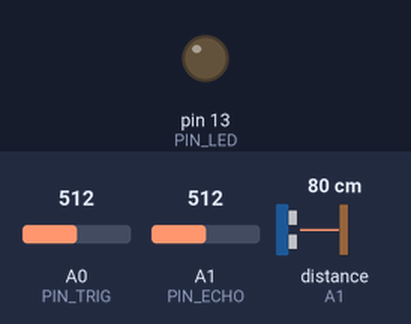
The sketch below on a simulated Arduino Uno, built with avr-gcc and run on an emulated ATmega328P. Shown: output pins drawn as LEDs (lit = HIGH). Wiring (inferred from the names in the program): ultrasonic range finder: trigger A0; echo A1. Inputs (shaded band) come from the test bench; at power-on: A0 (PIN_TRIG) = 512, A1 (PIN_ECHO) = 512, distance to the obstacle (sensor on A1) 80 cm. The echo pulse lasts 58.3 µs per cm; pins used as bus, display or sensor lines are not drawn; what the sketch prints to the serial monitor is not drawn.

Above: at 0.1 s.
At 1.6 s:
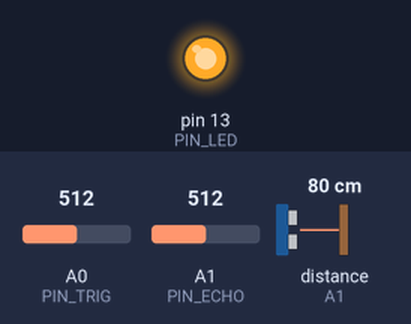
1.7 s: A0 (PIN_TRIG) set to 415
3.2 s: A0 (PIN_TRIG) set to 385
10.3 s: A1 (PIN_ECHO) set to 409
11.8 s: A1 (PIN_ECHO) set to 387
Timing chart, 0 to 14.8 s (numbered marks = the images above; inputs shaded):
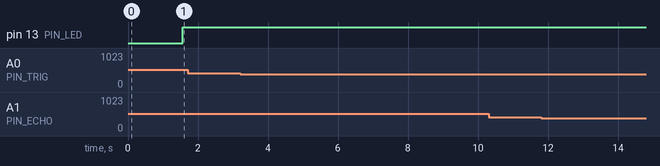

Measured:
- after the input at 1.7 s, every drawn part: stays the same
- after the input at 3.2 s, every drawn part: stays the same
- after the input at 10.3 s, every drawn part: stays the same
- after the input at 11.8 s, every drawn part: stays the same

The sketch:

USProbe.ino
```cpp
/* ===========================================================================
 *  USProbe —— 超声波"到底是哪一环坏了"的分层诊断
 *  ---------------------------------------------------------------------------
 *  UltrasonicTest 只能告诉你"没回波"，本固件把"没回波"拆成 5 个可判定的问题：
 *
 *    [V]   UNO 自身 5V 是否正常（借内部 1.1V 基准反算 VCC）
 *    [P]   Echo 那根线是不是短到 GND 了（拉内部上拉仍读 0 = 短路）
 *    [I]   不触发时 Echo 有没有自己乱跳（长时间 0 说明线真接着东西，
 *          乱跳说明是根悬空天线，根本没插到模块）
 *    [T]   10us / 20us / 50us 三种触发脉宽各打 5 发，看有没有上升沿
 *    [L]   自动识别"回环假象"：Trig 和 Echo 被短接时也会立刻出现一个极短的
 *          高电平，这种情况会被单独标出来，不会误判成测距成功
 *
 *  串口 115200，每 1.5 秒打一行：
 *      V=4980 PULL=1 FLOAT=0 IDLE=0/300 T10=0/5 T20=0/5 T50=0/5
 *
 *  正常（接好模块、前面有东西）应该看到： V=49xx  PULL=1  T10=5/5
 *  完全没接东西：                          IDLE>0（悬空乱跳）  T*=0/5
 *  VCC 只有 3V 左右 → 供电不足，模块不会工作
 *
 *  ★ 不驱动电机，轮子不会转。
 * =========================================================================*/

#include <Arduino.h>

const uint8_t PIN_TRIG = A0;
const uint8_t PIN_ECHO = A1;
const uint8_t PIN_LED  = 13;

const uint8_t  TRIES    = 5;
const uint16_t ECHO_TO  = 25000;   // us，约 4.3m
const uint16_t CYCLE_MS = 1500;

/* ---------------------------------------------------------------------------
 *  用内部 1.1V 带隙基准反算 VCC（mV）。
 *  原理：ADC 参考选 1.1V 内部基准，测它的读数 adc，
 *        则 VCC = 1.1V * 1024 / adc。不需要任何外部元件。
 * ------------------------------------------------------------------------- */
long readVccMv()
{
  ADMUX  = _BV(REFS0) | _BV(MUX3) | _BV(MUX2) | _BV(MUX1);
  delay(2);
  ADCSRA |= _BV(ADSC);
  while (bit_is_set(ADCSRA, ADSC)) { }
  const uint16_t adc = ADC;
  if (adc == 0) { return 0; }
  return 1125300L / (long)adc;
}

/* 拉上拉读一次：返回 0 表示这根线被硬拉在 GND（短路 / 模块把脚拉住） */
uint8_t probePullup()
{
  pinMode(PIN_ECHO, INPUT_PULLUP);
  delay(3);
  return (uint8_t)digitalRead(PIN_ECHO);
}

/* 释放上拉后读一次：悬空线常见结果是随机 0/1 */
uint8_t probeFloat()
{
  digitalWrite(PIN_ECHO, LOW);   // 清掉上拉锁存
  pinMode(PIN_ECHO, INPUT);
  delay(2);
  return (uint8_t)digitalRead(PIN_ECHO);
}

/* 检查 Trig 这一路电气状态：拉上拉后读。
 *   1 = 正常（接的是模块的高阻输入，或被外部上拉）
 *   0 = 这根线被硬拉在 GND —— Trig 永远是低电平，模块根本不会发射，
 *       表现就是"完全没回波"。此时最大嫌疑是插座线序把 A0 排到了 GND 上。 */
uint8_t probeTrig()
{
  pinMode(PIN_TRIG, INPUT_PULLUP);
  delay(3);
  const uint8_t v = (uint8_t)digitalRead(PIN_TRIG);
  pinMode(PIN_TRIG, OUTPUT);
  digitalWrite(PIN_TRIG, LOW);
  return v;
}

/* ---------------------------------------------------------------------------
 *  关键判据：给引脚开内部上拉（约 30k 到 5V），再读模拟量。
 *  digitalRead 只能分出"0 或 1"，但 0 有两种成因，处理方式完全不同：
 *
 *    读数 ~0     (0.00V)  → 这根线被【硬短到 GND】。线序错、插反、焊点搭地。
 *    读数 ~100~200(0.5~1V) → 芯片【没通电】。上拉电流经内部 ESD 保护二极管
 *                            灌进它那条 0V 的 VCC 轨，被钳在 0.7V 左右。
 *                            → 模块 VCC 没接上 / 5V 没送过来。
 *    读数 ~1000  (5V)     → 线是通的、对端是高阻输入，电气上正常。
 *
 *  这个区别是本次排查的核心：一个要改线序，一个要查供电。
 * ------------------------------------------------------------------------- */
uint16_t pullupAdc(uint8_t pin)
{
  pinMode(pin, INPUT_PULLUP);
  delay(5);
  return (uint16_t)analogRead(pin);
}

void reportLine(uint16_t adc, bool isEcho)
{
  if (adc <= 20)
  {
    /* Echo 空闲时本来就被推挽驱动拉低，所以 0 不代表短路 */
    Serial.print(isEcho ? F("推挽拉低") : F("短地"));
  }
  else if (adc <= 400) { Serial.print(F("无供电钳位")); }
  else                 { Serial.print(F("正常高阻")); }
}

/* 不触发，纯采样：数 300 次里有多少次读到 HIGH */
uint16_t probeIdle()
{
  uint16_t hi = 0;
  for (uint16_t i = 0; i < 300; i++)
  {
    if (digitalRead(PIN_ECHO)) { hi++; }
    delayMicroseconds(20);
  }
  return hi;
}

/* 打一发，返回回波宽度（us）；0 = 完全没上升沿 */
uint16_t fire(uint8_t trigUs)
{
  digitalWrite(PIN_TRIG, LOW);
  delayMicroseconds(3);
  digitalWrite(PIN_TRIG, HIGH);
  delayMicroseconds(trigUs);
  digitalWrite(PIN_TRIG, LOW);

  const unsigned long us = pulseIn(PIN_ECHO, HIGH, ECHO_TO);
  return (us > 65535UL) ? 65535 : (uint16_t)us;
}

/* 同一脉宽连打 TRIES 发，返回命中的次数，并记录最短/最长脉宽 */
uint8_t burst(uint8_t trigUs, uint16_t &minUs, uint16_t &maxUs)
{
  uint8_t hit = 0;
  minUs = 65535;
  maxUs = 0;
  for (uint8_t i = 0; i < TRIES; i++)
  {
    const uint16_t us = fire(trigUs);
    if (us > 0)
    {
      hit++;
      if (us < minUs) { minUs = us; }
      if (us > maxUs) { maxUs = us; }
    }
    delay(70);                   // 手册要求间隔 >= 60ms
  }
  if (hit == 0) { minUs = 0; maxUs = 0; }
  return hit;
}

void setup()
{
  Serial.begin(115200);

  pinMode(PIN_LED, OUTPUT);
  digitalWrite(PIN_LED, LOW);

  pinMode(PIN_TRIG, OUTPUT);
  digitalWrite(PIN_TRIG, LOW);
  pinMode(PIN_ECHO, INPUT);

  delay(400);
  Serial.println();
  Serial.println(F("### US PROBE v1 ###"));
  Serial.println(F("Trig=A0  Echo=A1  VCC=5V  GND"));
  Serial.println(F("V= mVolt  PULL=1正常/0短地  IDLE=悬空跳变数"));
  Serial.println(F("T10/T20/T50 = 各5发里收到几次回波"));
  Serial.println(F("------------------------------------------"));
}

void loop()
{
  const long vcc = readVccMv();

  /* 先做电气体检：开上拉 + 读模拟量，区分"短地"与"模块无供电" */
  const uint16_t adcTrig = pullupAdc(PIN_TRIG);
  const uint16_t adcEcho = pullupAdc(PIN_ECHO);

  pinMode(PIN_TRIG, OUTPUT);
  digitalWrite(PIN_TRIG, LOW);
  pinMode(PIN_ECHO, INPUT);
  delay(5);

  const uint16_t idle = probeIdle();

  uint16_t mn10, mx10, mn20, mx20, mn50, mx50;
  const uint8_t h10 = burst(10, mn10, mx10);
  const uint8_t h20 = burst(20, mn20, mx20);
  const uint8_t h50 = burst(50, mn50, mx50);

  Serial.print(F("V="));
  Serial.print(vcc);
  Serial.print(F(" Trig="));
  Serial.print(adcTrig);
  Serial.print(F("("));
  reportLine(adcTrig, false);
  Serial.print(F(") Echo="));
  Serial.print(adcEcho);
  Serial.print(F("("));
  reportLine(adcEcho, true);
  Serial.print(F(") IDLE="));
  Serial.print(idle);
  Serial.print(F("/300 T10="));
  Serial.print(h10);
  Serial.print(F("/5 T20="));
  Serial.print(h20);
  Serial.print(F("/5 T50="));
  Serial.print(h50);
  Serial.print(F("/5"));

  const uint8_t best = (h10 > h20) ? ((h10 > h50) ? h10 : h50)
                                   : ((h20 > h50) ? h20 : h50);

  if (best > 0)
  {
    digitalWrite(PIN_LED, HIGH);

    const uint16_t mn = (h50 > 0) ? mn50 : ((h20 > 0) ? mn20 : mn10);
    const uint16_t mx = (h50 > 0) ? mx50 : ((h20 > 0) ? mx20 : mx10);

    Serial.print(F("  ECHO "));
    Serial.print(mn);
    Serial.print(F("-"));
    Serial.print(mx);
    Serial.print(F("us ~ "));
    Serial.print(mn / 58.0f, 1);
    Serial.print(F("-"));
    Serial.print(mx / 58.0f, 1);
    Serial.print(F("cm"));

    /* 回环假象：脉宽极短且几乎等于触发宽度，多半是 Trig/Echo 被短接 */
    if (mx < 40) { Serial.print(F("  [LOOP? Trig/Echo 可能被短接]")); }
    Serial.println();
  }
  else
  {
    digitalWrite(PIN_LED, LOW);
    Serial.print(F("  NO ECHO"));

    if (vcc < 4300)                 { Serial.print(F("  <UNO 供电不足>")); }

    if (adcTrig <= 400)
    {
      /* Trig 被钳在 0.5~2V：模块电源轨是 0V，被上拉电流充起来的 */
      Serial.print(F("  <模块无供电: Trig 被钳位, 查 VCC 那根线>"));
    }
    else if (adcTrig >= 700)
    {
      Serial.print(F("  <Trig 线路正常>"));
      if (adcEcho <= 20)
      {
        Serial.print(F("  <Echo 被推挽拉低=模块已通电, 但触发后无上升沿>"));
      }
      else
      {
        Serial.print(F("  <Echo 无上升沿>"));
      }
    }

    if (idle > 20 && adcTrig >= 700) { Serial.print(F("  <Echo 悬空: 线没插到模块>")); }
    Serial.println();
  }

  delay(CYCLE_MS);
}
```
